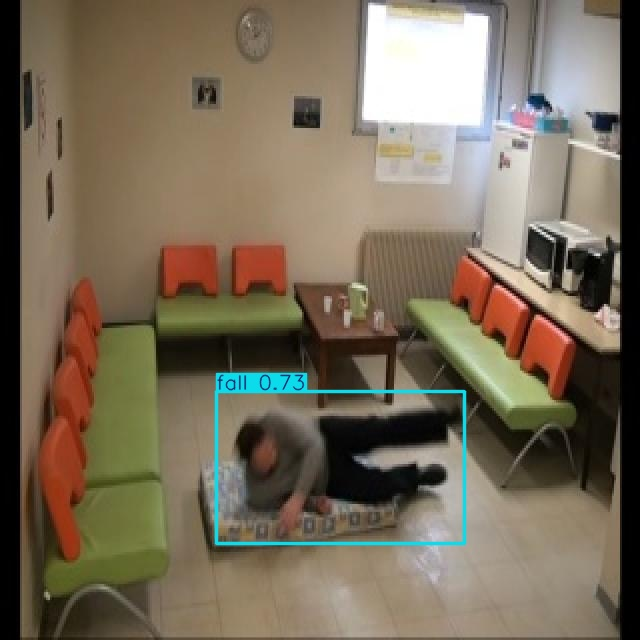
#> input picture data/dataset/train/images/A-1000220_jpg.rf.ce4c0622d772a272814a14d168cf48e4.jpg, 640 x 640 px
$ python -i video_blue_remover.py   (imports and definitions only)
#> lines starting #> are read from the running program, lines starting #| are printed output that depends on the picture; after the words box and inside, x2 and y2 are one past the last pixel; in counts of white or black regions, pixels touching at a corner belong together
#> further down, picture is the input picture: shape (640, 640, 3); mean B, G, R 89.8, 108.4, 120.5
"""
Suppression des annotations YOLO bleues dans une vidéo.

Pipeline :

    Vidéo
       |
       v
    Frame
       |
       v
    Détection du bleu HSV
       |
       v
    Construction du masque
       |
       v
    Dilatation / nettoyage du masque
       |
       v
    Reconstruction avec LaMa
       |
       v
    Frame nettoyée
       |
       v
    Vidéo de sortie

LaMa est initialisé UNE SEULE FOIS et réutilisé pour
toutes les frames.

Important :
    Cette méthode reconstruit les pixels masqués.
    Elle ne peut pas récupérer exactement les pixels
    originaux qui ont été remplacés par le cadre YOLO.
"""

import cv2
import numpy as np

from pathlib import Path
from PIL import Image

from simple_lama_inpainting import SimpleLama

import subprocess
import shutil
import time


# ============================================================
# DOSSIERS
# ============================================================

INPUT_DIR = Path(
    r"F:\Axyris\proj_indiv\detection\donne"
    r"\Real-Time-Fall-Detection-using-YOLO"
    r"\Result videos"
)

OUTPUT_DIR = Path(
    r"F:\Axyris\proj_indiv\detection\app"
    r"\scripts\remove\output"
)

# Extensions acceptées
VIDEO_EXTENSIONS = {
    ".mp4",
    ".avi"
}

# [4 lines not run here, left out]


# ============================================================
# RECHERCHE DES VIDÉOS
# ============================================================

# [22 lines left out: function get_videos, not called in this run]


# ============================================================
# DÉTECTION DU BLEU
# ============================================================

# Valeurs volontairement assez permissives afin de détecter :
#
# - bleu pur
# - bleu clair
# - bleu foncé
# - anti-aliasing
# - variations dues à la compression vidéo

LOWER_BLUE = np.array(
    [85, 50, 30],
    dtype=np.uint8
)

UPPER_BLUE = np.array(
    [145, 255, 255],
    dtype=np.uint8
)


# ============================================================
# PARAMÈTRES DU MASQUE
# ============================================================

# Fermeture morphologique
CLOSE_KERNEL_SIZE = 5
CLOSE_ITERATIONS = 2

# Dilatation
DILATE_KERNEL_SIZE = 5
DILATE_ITERATIONS = 2

# Suppression des petites composantes
MIN_COMPONENT_AREA = 10

# Nombre minimum de pixels bleus nécessaire pour
# considérer la frame comme annotée
MIN_BLUE_PIXELS = 100


# ============================================================
# PARAMÈTRES VIDÉO
# ============================================================

# Codec utilisé pour la vidéo temporaire.
#
# mp4v est généralement disponible avec OpenCV.
VIDEO_CODEC = "mp4v"


# ============================================================
# CRÉATION DU DOSSIER
# ============================================================

# [4 lines not run here, left out]


# ============================================================
# DÉTECTION DU BLEU
# ============================================================

def detect_blue_mask(frame):
    """
    Détecte les pixels bleus susceptibles d'appartenir
    aux annotations YOLO.

    Retourne :
        mask
        blue_pixels
    """

    # --------------------------------------------------------
    # BGR -> HSV
    # --------------------------------------------------------

    hsv = cv2.cvtColor(
        frame,
        cv2.COLOR_BGR2HSV
    )
#> hsv: shape (640, 640, 3); mean H, S, V 24.5, 81.8, 123.7

    # --------------------------------------------------------
    # Seuil bleu
    # --------------------------------------------------------

    mask = cv2.inRange(
        hsv,
        LOWER_BLUE,
        UPPER_BLUE
    )
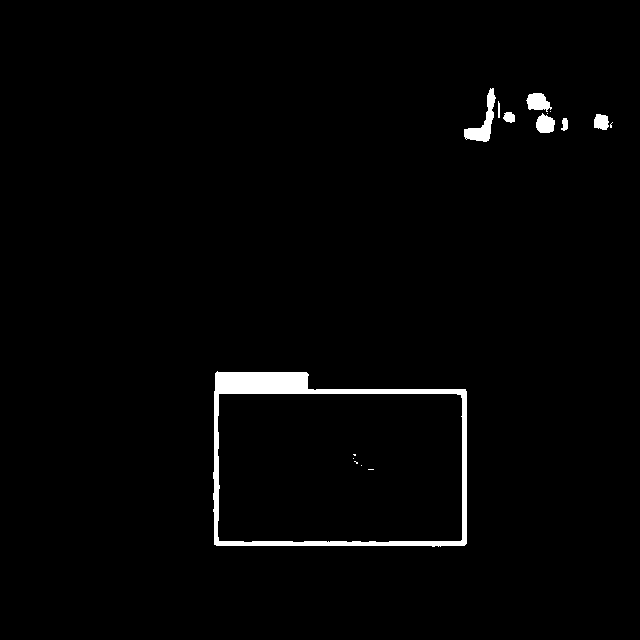
#> mask: shape (640, 640); 1.7% white; 16 white regions (8 under 20 px), largest, box (x1, y1, x2, y2) and area: (213, 371, 467, 547) 5521, (464, 88, 496, 142) 602, (526, 93, 552, 112) 331

    # --------------------------------------------------------
    # Nombre de pixels bleus
    # --------------------------------------------------------

    blue_pixels = cv2.countNonZero(
        mask
    )
#> blue_pixels = 7162

    return mask, blue_pixels


# ============================================================
# CONSTRUCTION DU MASQUE
# ============================================================

# [911 lines left out: functions prepare_yolo_mask, reconstruct_with_lama, find_ffmpeg, copy_audio, clean_video, main, not called in this run]


# ============================================================
# LANCEMENT
# ============================================================

# [3 lines not run here, left out]

>>> import cv2
>>> picture = cv2.imread('../../../data/dataset/train/images/A-1000220_jpg.rf.ce4c0622d772a272814a14d168cf48e4.jpg')
>>> result = detect_blue_mask(picture)

$ run again, on data/dataset/train/images/A-1100000178_jpg.rf.1224f02c74d21150bd54b3543f5941db.jpg
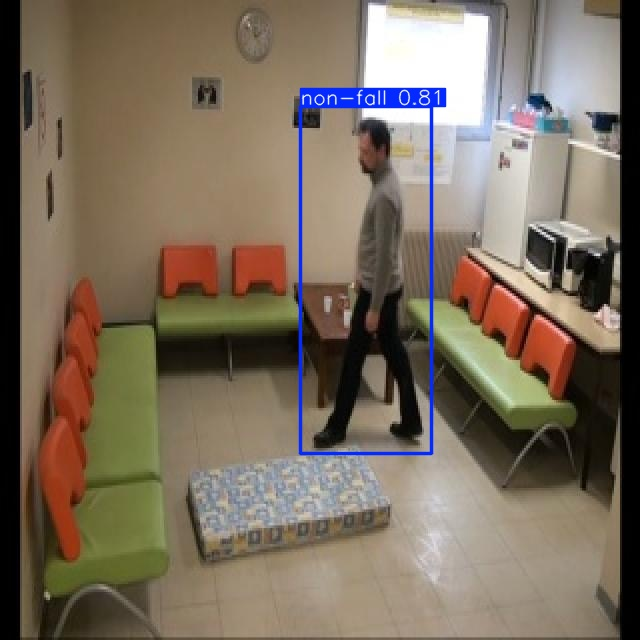
#> input picture data/dataset/train/images/A-1100000178_jpg.rf.1224f02c74d21150bd54b3543f5941db.jpg, 640 x 640 px
#> picture is the input picture: shape (640, 640, 3); mean B, G, R 94.2, 109.7, 122.9
#> hsv: shape (640, 640, 3); mean H, S, V 26.5, 79.8, 127.2
#> in detect_blue_mask, `mask = cv2.inRange( hsv, LOWER_BLUE, UPPER_BLUE )`:
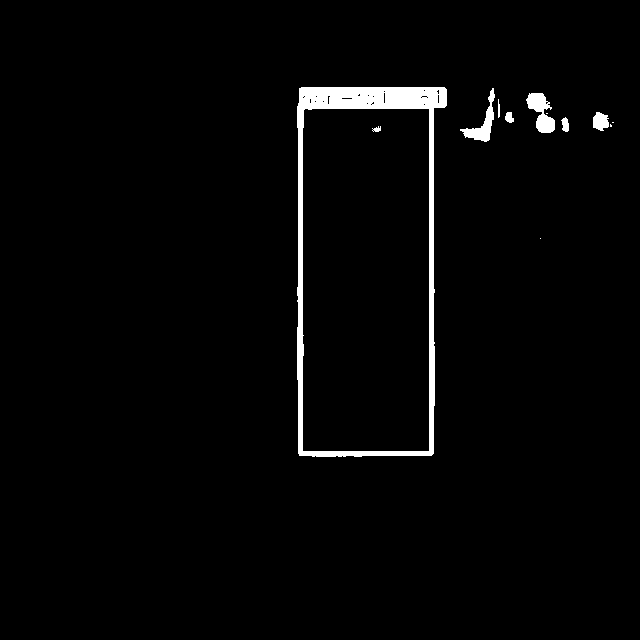
#> mask: shape (640, 640); 2.2% white; 12 white regions (4 under 20 px), largest, box (x1, y1, x2, y2) and area: (297, 87, 447, 457) 7492, (526, 93, 555, 133) 638, (460, 88, 495, 142) 546
#> blue_pixels = 9140

$ run again, on data/dataset/train/images/A-1100000185_jpg.rf.debfd486d035160aacbcbed0b4a8b006.jpg
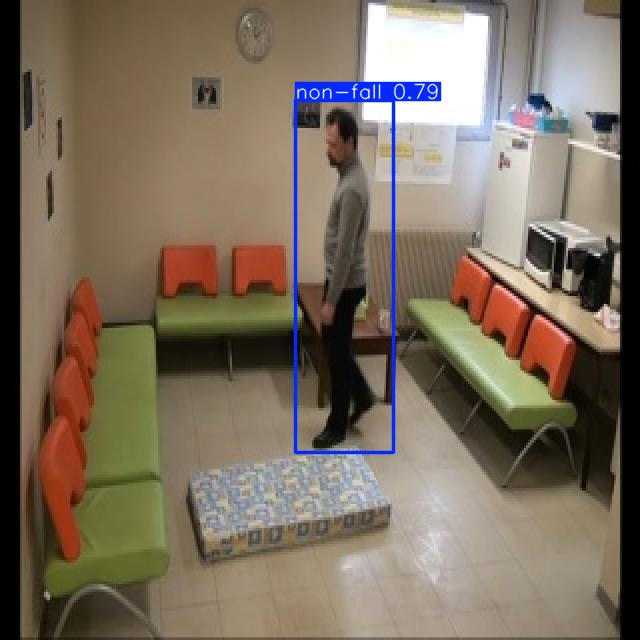
#> input picture data/dataset/train/images/A-1100000185_jpg.rf.debfd486d035160aacbcbed0b4a8b006.jpg, 640 x 640 px
#> picture is the input picture: shape (640, 640, 3); mean B, G, R 95, 110.6, 123.8
#> hsv: shape (640, 640, 3); mean H, S, V 26.4, 79.7, 128
#> in detect_blue_mask, `mask = cv2.inRange( hsv, LOWER_BLUE, UPPER_BLUE )`:
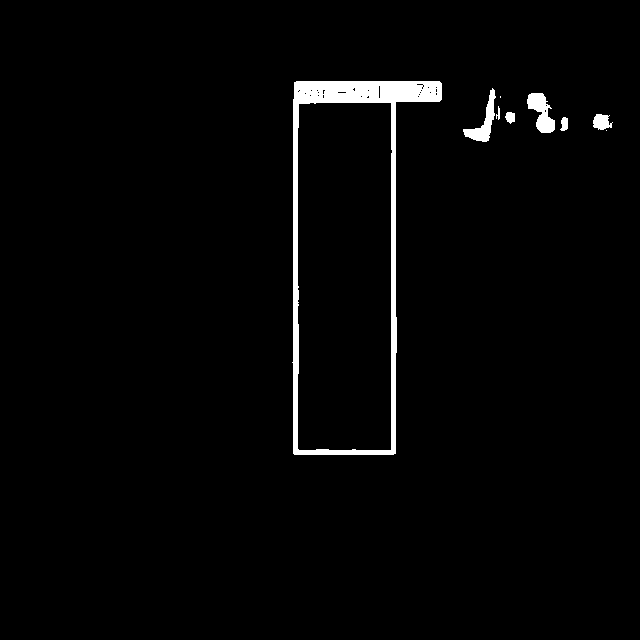
#> mask: shape (640, 640); 2.2% white; 9 white regions (2 under 20 px), largest, box (x1, y1, x2, y2) and area: (292, 81, 442, 455) 7276, (527, 93, 555, 133) 636, (463, 88, 496, 142) 581
#> blue_pixels = 8929
